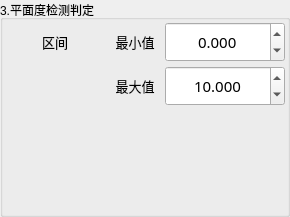
          <widget class="QGroupBox" name="ROIgroupBox_3">
           <property name="minimumSize">
            <size>
             <width>0</width>
             <height>200</height>
            </size>
           </property>
           <property name="title">
            <string>3.平面度检测判定</string>
           </property>
           <layout class="QVBoxLayout" name="verticalLayout_6">
            <property name="spacing">
             <number>0</number>
            </property>
            <property name="leftMargin">
             <number>2</number>
            </property>
            <property name="topMargin">
             <number>2</number>
            </property>
            <property name="rightMargin">
             <number>2</number>
            </property>
            <property name="bottomMargin">
             <number>0</number>
            </property>
            <item>
             <layout class="QGridLayout" name="gridLayout_2" columnstretch="0,0">
              <property name="horizontalSpacing">
               <number>0</number>
              </property>
              <property name="verticalSpacing">
               <number>4</number>
              </property>
              <item row="0" column="0">
               <widget class="QLabel" name="label_25">
                <property name="sizePolicy">
                 <sizepolicy hsizetype="Preferred" vsizetype="Fixed">
                  <horstretch>0</horstretch>
                  <verstretch>0</verstretch>
                 </sizepolicy>
                </property>
                <property name="minimumSize">
                 <size>
                  <width>100</width>
                  <height>40</height>
                 </size>
                </property>
                <property name="font">
                 <font>
                  <family>微软雅黑</family>
                  <pointsize>10</pointsize>
                 </font>
                </property>
                <property name="text">
                 <string>区间</string>
                </property>
                <property name="alignment">
                 <set>Qt::AlignCenter</set>
                </property>
               </widget>
              </item>
              <item row="0" column="1">
               <layout class="QHBoxLayout" name="horizontalLayout_13" stretch="0,1">
                <property name="spacing">
                 <number>0</number>
                </property>
                <item>
                 <widget class="QLabel" name="label_24">
                  <property name="sizePolicy">
                   <sizepolicy hsizetype="Preferred" vsizetype="Fixed">
                    <horstretch>0</horstretch>
                    <verstretch>0</verstretch>
                   </sizepolicy>
                  </property>
                  <property name="minimumSize">
                   <size>
                    <width>60</width>
                    <height>40</height>
                   </size>
                  </property>
                  <property name="font">
                   <font>
                    <family>微软雅黑</family>
                    <pointsize>10</pointsize>
                   </font>
                  </property>
                  <property name="text">
                   <string>最小值</string>
                  </property>
                  <property name="alignment">
                   <set>Qt::AlignCenter</set>
                  </property>
                 </widget>
                </item>
                <item>
                 <widget class="QDoubleSpinBox" name="spinMinValue">
                  <property name="minimumSize">
                   <size>
                    <width>120</width>
                    <height>40</height>
                   </size>
                  </property>
                  <property name="font">
                   <font>
                    <family>微软雅黑</family>
                    <pointsize>11</pointsize>
                   </font>
                  </property>
                  <property name="alignment">
                   <set>Qt::AlignCenter</set>
                  </property>
                  <property name="decimals">
                   <number>3</number>
                  </property>
                  <property name="minimum">
                   <double>-9999999999.000000000000000</double>
                  </property>
                  <property name="maximum">
                   <double>9999999999.000000000000000</double>
                  </property>
                  <property name="value">
                   <double>0.000000000000000</double>
                  </property>
                 </widget>
                </item>
               </layout>
              </item>
              <item row="1" column="1">
               <layout class="QHBoxLayout" name="horizontalLayout_12" stretch="0,1">
                <property name="spacing">
                 <number>0</number>
                </property>
                <item>
                 <widget class="QLabel" name="label_23">
                  <property name="sizePolicy">
                   <sizepolicy hsizetype="Preferred" vsizetype="Fixed">
                    <horstretch>0</horstretch>
                    <verstretch>0</verstretch>
                   </sizepolicy>
                  </property>
                  <property name="minimumSize">
                   <size>
                    <width>60</width>
                    <height>40</height>
                   </size>
                  </property>
                  <property name="font">
                   <font>
                    <family>微软雅黑</family>
                    <pointsize>10</pointsize>
                   </font>
                  </property>
                  <property name="text">
                   <string>最大值</string>
                  </property>
                  <property name="alignment">
                   <set>Qt::AlignCenter</set>
                  </property>
                 </widget>
                </item>
                <item>
                 <widget class="QDoubleSpinBox" name="spinMaxValue">
                  <property name="minimumSize">
                   <size>
                    <width>120</width>
                    <height>40</height>
                   </size>
                  </property>
                  <property name="font">
                   <font>
                    <family>微软雅黑</family>
                    <pointsize>11</pointsize>
                   </font>
                  </property>
                  <property name="alignment">
                   <set>Qt::AlignCenter</set>
                  </property>
                  <property name="decimals">
                   <number>3</number>
                  </property>
                  <property name="minimum">
                   <double>-9999999999.000000000000000</double>
                  </property>
                  <property name="maximum">
                   <double>9999999999.000000000000000</double>
                  </property>
                  <property name="value">
                   <double>10.000000000000000</double>
                  </property>
                 </widget>
                </item>
               </layout>
              </item>
             </layout>
            </item>
            <item>
             <spacer name="verticalSpacer_4">
              <property name="orientation">
               <enum>Qt::Vertical</enum>
              </property>
              <property name="sizeHint" stdset="0">
               <size>
                <width>20</width>
                <height>108</height>
               </size>
              </property>
             </spacer>
            </item>
           </layout>
          </widget>
